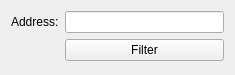
<?xml version="1.0" encoding="UTF-8"?>
<ui version="4.0">
 <class>Form</class>
 <widget class="QWidget" name="Form">
  <property name="geometry">
   <rect>
    <x>0</x>
    <y>0</y>
    <width>235</width>
    <height>75</height>
   </rect>
  </property>
  <property name="windowTitle">
   <string>Form</string>
  </property>
  <layout class="QFormLayout" name="formLayout">
   <item row="0" column="0">
    <widget class="QLabel" name="label">
     <property name="text">
      <string>Address:</string>
     </property>
    </widget>
   </item>
   <item row="0" column="1">
    <widget class="QLineEdit" name="leAddress"/>
   </item>
   <item row="1" column="1">
    <widget class="QPushButton" name="filterButton">
     <property name="text">
      <string>Filter</string>
     </property>
    </widget>
   </item>
  </layout>
 </widget>
 <resources/>
 <connections/>
</ui>
